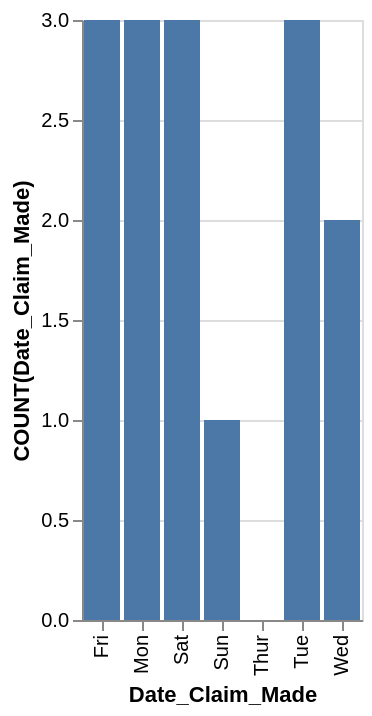

Write the Vega-Lite specification saved for this chart.
### Vega-Lite specification from a JSON file in a GitHub repository (floating-point values rounded to 4 significant figures)
{"data": {"values": [{"x_data": "Mon", "y_data": 3}, {"x_data": "Tue", "y_data": 3}, {"x_data": "Wed", "y_data": 2}, {"x_data": "Thur", "y_data": 0}, {"x_data": "Fri", "y_data": 3}, {"x_data": "Sat", "y_data": 3}, {"x_data": "Sun", "y_data": 1}]}, "mark": "bar", "encoding": {"x": {"field": "x_data", "type": "nominal", "title": "Date_Claim_Made", "sort": "ascending"}, "y": {"field": "y_data", "type": "quantitative", "title": "COUNT(Date_Claim_Made)"}}}
